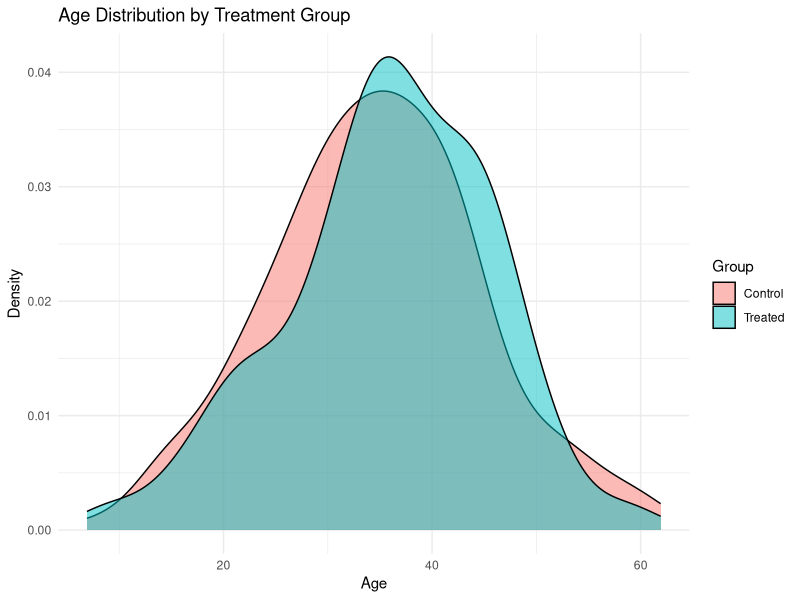
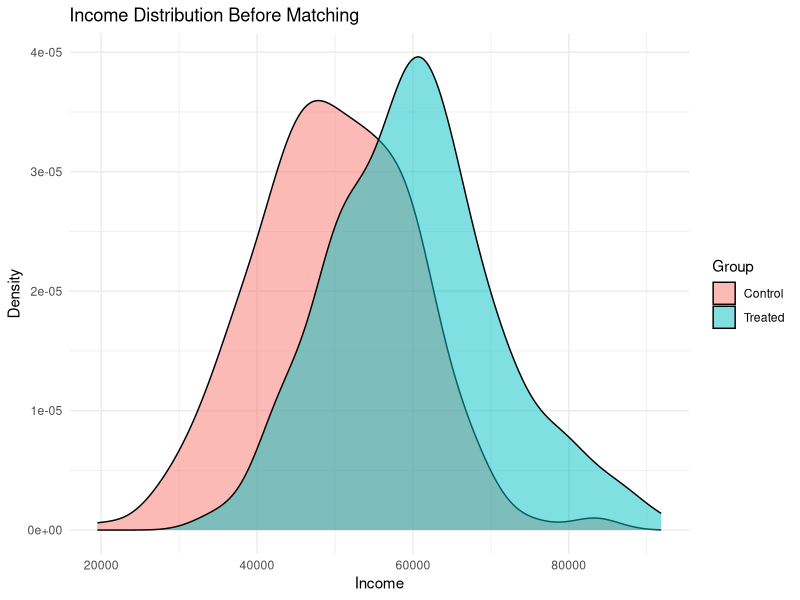
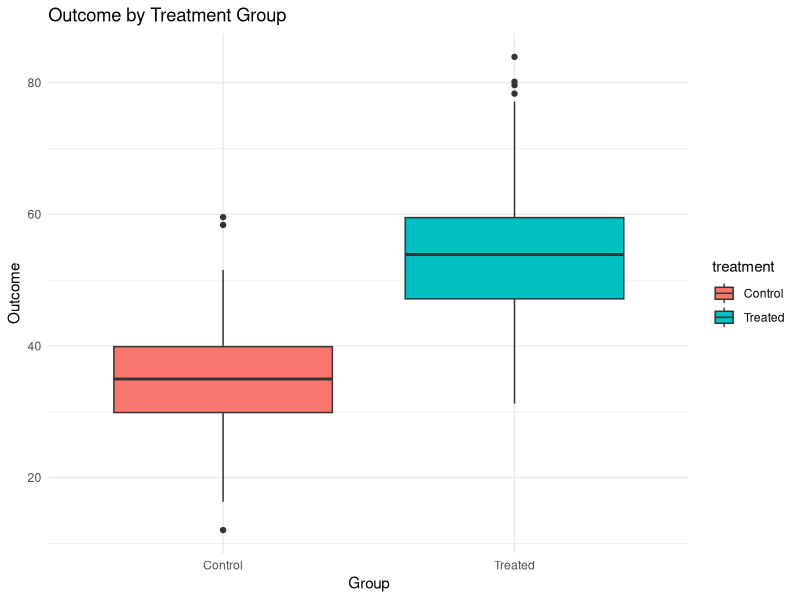

The R source for these figures, in order:
## ---- chunk 1
knitr::opts_chunk$set(echo = TRUE, message = FALSE, warning = FALSE)
library(ggplot2)
library(dplyr)
## ---- chunk 2
set.seed(123)
n <- 500
df <- data.frame(
  treatment = factor(rbinom(n, 1, 0.5), labels = c("Control", "Treated")),
  age = rnorm(n, mean = 35, sd = 10)
)

ggplot(df, aes(x = age, fill = treatment)) +
  geom_density(alpha = 0.5) +
  labs(title = "Age Distribution by Treatment Group",
       x = "Age", y = "Density", fill = "Group") +
  theme_minimal()
## ---- chunk 3
df <- df %>%
  mutate(
    income = ifelse(treatment == "Treated", rnorm(n, 60000, 10000), rnorm(n, 50000, 10000))
  )

ggplot(df, aes(x = income, fill = treatment)) +
  geom_density(alpha = 0.5) +
  labs(title = "Income Distribution Before Matching",
       x = "Income", y = "Density", fill = "Group") +
  theme_minimal()
## ---- chunk 4
df <- df %>%
  mutate(
    outcome = ifelse(treatment == "Treated", income * 0.0009 + rnorm(n), income * 0.0007 + rnorm(n))
  )

ggplot(df, aes(x = treatment, y = outcome, fill = treatment)) +
  geom_boxplot() +
  labs(title = "Outcome by Treatment Group",
       x = "Group", y = "Outcome") +
  theme_minimal()
